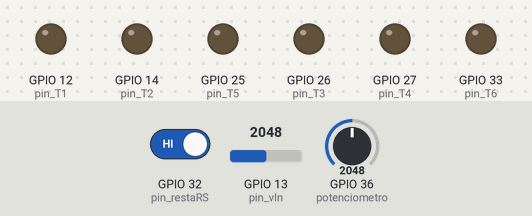
A sketch run on a simulated ESP32. Shown: output pins drawn as LEDs (lit = HIGH). The inputs (shaded band) are chosen by the test bench; at power-on: GPIO 32 (pin_restaRS) HIGH, GPIO 13 (pin_vIn) = 2048, GPIO 36 (potenciometro) = 2048 (analog values on the 0–4095 scale). What the sketch prints to the serial monitor is not drawn.

Above: at 1.2 s.
1.3 s: GPIO 32 (pin_restaRS) driven LOW
At 2.5 s:
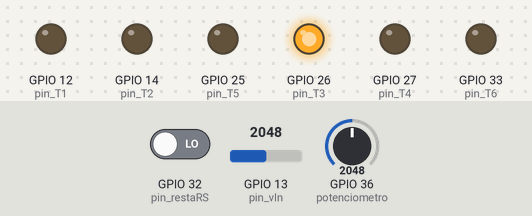
2.8 s: GPIO 13 (pin_vIn) set to 2866
4.7 s: GPIO 13 (pin_vIn) set to 3373
Timing chart, 0 to 7.7 s (numbered marks = the images above; inputs shaded):
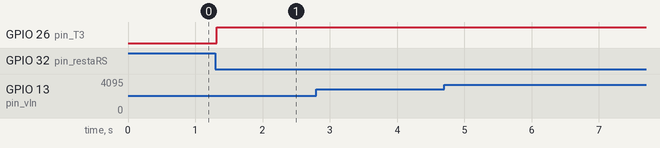

Measured:
- after the input at 1.3 s, GPIO 26 (pin_T3): LOW → HIGH at once
- after the input at 2.8 s, every drawn part: stays the same
- after the input at 4.7 s, every drawn part: stays the same

The sketch:

mainNuevo.ino
```cpp
#define potenciometro 36 //O A0
#define pin_restaRS 32
#define pin_T1 12
#define pin_T2 14
#define pin_T3 26
#define pin_T4 27
#define pin_T5 25
#define pin_T6 33
#define pin_vIn 13
#define pin_vOut 34
#define pin_i 39
#define pin_iOut 35

int valorPot;
/*
int voltajeIn;
int sumaVINdc;
int sumaVINrms;
float VINdc;
float VINrms;

int voltajeOut;
int sumaVOUTdc;
int sumaVOUTrms;
float VOUTdc;
float VOUTrms;

int corriente;
int sumaIdc;
int sumaIrms;
float Idc;
float Irms;

int suma;
int sumaPeriodos;
*/
int tant = 0;
int dt;

int aux;
volatile int retraso;
volatile int tiempoprueba = 0;

void IRAM_ATTR interrupcion(){ // funcion que se ejecuta con la interrupción
  if((micros() - tiempoprueba > 19900)){
  tiempoprueba = micros();

  int tiempoinicio = micros(); //mido en que momento comencé el período
  retraso = 0*valorPot*(3333)/511; // calculo el tiempo que tengo que esperar dependiendo del valor del potenciómetro (3333 microsegundos equivale a pi/3)
  //sumaPeriodos++; //cuento los periodos para promediar mas adelante

  while(micros() - tiempoinicio < retraso){ //Espero el tiempo correspondiente al retraso
    // por mientras uso ese tiempo para medir
    //dt = micros() - tant;
    //Serial.println("valor medido: " + analogRead(pin_vIn)*311/511);
    //aux = (analogRead(pin_vIn)*311*dt)/511; // 311 es el valor máximo que puede tomar vIn
    //sumaVINrms += aux*aux;
    /*
    aux = (analogRead(pin_vOut)*311*dt)/511;
    sumaVOUTdc += aux;
    sumaVOUTrms += aux*aux;
    aux = ((analogRead(pin_i))*100*dt)/511;
    sumaIdc += aux;
    sumaIrms += aux*aux;
    */
    //tant = micros();
  };
  digitalWrite(pin_T3, LOW);
  digitalWrite(pin_T4, HIGH); //enciendo T4


  while(micros() - tiempoinicio < 3333 + retraso){ //Espero el tiempo correspondiente a alfa
    // por mientras uso ese tiempo para medir
    //dt = micros() - tant;
    //Serial.println("valor medido: " + analogRead(pin_vIn)*311/511);
    //aux = (analogRead(pin_vIn)*311*dt)/511; // 311 es el valor máximo que puede tomar vIn
    //sumaVINrms += aux*aux;
    /*
    aux = (analogRead(pin_vOut)*311*dt)/511;
    sumaVOUTdc += aux;
    sumaVOUTrms += aux*aux;
    aux = ((analogRead(pin_i))*100*dt)/511;
    sumaIdc += aux;
    sumaIrms += aux*aux;
    */
    //tant = micros();
  };
  digitalWrite(pin_T4, LOW);
  digitalWrite(pin_T2, HIGH); // enciendo T2


  while(micros() - tiempoinicio < 6666 + retraso){ //Espero el tiempo correspondiente a alfa
    // por mientras uso ese tiempo para medir
    //dt = micros() - tant;
    //Serial.println("valor medido: " + analogRead(pin_vIn)*311/511);
    //aux = (analogRead(pin_vIn)*311*dt)/511; // 311 es el valor máximo que puede tomar vIn
    //sumaVINrms += aux*aux;
    /*
    aux = (analogRead(pin_vOut)*311*dt)/511;
    sumaVOUTdc += aux;
    sumaVOUTrms += aux*aux;
    aux = ((analogRead(pin_i))*100*dt)/511;
    sumaIdc += aux;
    sumaIrms += aux*aux;
    */
    //tant = micros();
  };
  digitalWrite(pin_T2, LOW);
  digitalWrite(pin_T6, HIGH); // enciendo T6


  while(micros() - tiempoinicio < 9999 + retraso){ //Espero el tiempo correspondiente a alfa
    // por mientras uso ese tiempo para medir
    //dt = micros() - tant;
    //Serial.println("valor medido: " + analogRead(pin_vIn)*311/511);
    //aux = (analogRead(pin_vIn)*311*dt)/511; // 311 es el valor máximo que puede tomar vIn
    //sumaVINrms += aux*aux;
    /*
    aux = (analogRead(pin_vOut)*311*dt)/511;
    sumaVOUTdc += aux;
    sumaVOUTrms += aux*aux;
    aux = ((analogRead(pin_i))*100*dt)/511;
    sumaIdc += aux;
    sumaIrms += aux*aux;
    */
    //tant = micros();
  };
  digitalWrite(pin_T6, LOW);
  digitalWrite(pin_T1, HIGH); // enciendo T4


  while(micros() - tiempoinicio < 13332 + retraso){ //Espero el tiempo correspondiente a alfa
    // por mientras uso ese tiempo para medir
    //dt = micros() - tant;
    //Serial.println("valor medido: " + analogRead(pin_vIn)*311/511);
    //aux = (analogRead(pin_vIn)*311*dt)/511; // 311 es el valor máximo que puede tomar vIn
    //sumaVINrms += aux*aux;
    /*
    aux = (analogRead(pin_vOut)*311*dt)/511;
    sumaVOUTdc += aux;
    sumaVOUTrms += aux*aux;
    aux = ((analogRead(pin_i))*100*dt)/511;
    sumaIdc += aux;
    sumaIrms += aux*aux;
    */
    tant = micros();
  };
  digitalWrite(pin_T1, LOW);
  digitalWrite(pin_T5, HIGH); // enciendo T4

  //if(sumaPeriodos > 250){
    //VOUTdc = sumaVOUTdc/5;// el 5 sale de 250 períodos * 20 milisegundos c/u = 5 segundos
    //Idc = sumaIdc/5;

    //VINrms = 2*sumaVINrms/5000;
    //VOUTrms = sumaVOUTrms/5;
    //Irms = sumaIrms/5;

    //Serial.println(VOUTrms);
    //Serial.println(VINrms);
    //Serial.println(Irms);
/*
    sumaVOUTdc = 0;
    sumaIdc = 0;
    sumaVINrms = 0;
    sumaVOUTrms = 0;
    sumaIrms = 0;
    sumaPeriodos = 0;
    */
  //}

  while(micros() - tiempoinicio < 16665 + retraso){ //Espero el tiempo correspondiente a alfa
     // por mientras uso ese tiempo para medir
    //dt = micros() - tant;
    //Serial.println("valor medido: " + analogRead(pin_vIn)*311/511);
    //aux = (analogRead(pin_vIn)*311*dt)/511; // 311 es el valor máximo que puede tomar vIn
    //sumaVINrms += aux*aux;
    /*
    aux = (analogRead(pin_vOut)*311*dt)/511;
    sumaVOUTdc += aux;
    sumaVOUTrms += aux*aux;
    aux = ((analogRead(pin_i))*100*dt)/511;
    sumaIdc += aux;
    sumaIrms += aux*aux;
    */
    //tant = micros();
  };
  digitalWrite(pin_T5, LOW);
  digitalWrite(pin_T3, HIGH); // enciendo T4

  };
}


void setup() {
  // falta definir pines como entrada
  analogReadResolution(9);
  attachInterrupt(digitalPinToInterrupt(pin_restaRS), interrupcion, FALLING);
  pinMode(pin_T1, OUTPUT);
  pinMode(pin_T2, OUTPUT);
  pinMode(pin_T3, OUTPUT);
  pinMode(pin_T4, OUTPUT);
  pinMode(pin_T5, OUTPUT);
  pinMode(pin_T6, OUTPUT);
  Serial.begin(9600);
}

void loop() {
  valorPot = analogRead(potenciometro);
  Serial.println("valor medido: " + analogRead(pin_vIn));
  delay(10);
}
```
